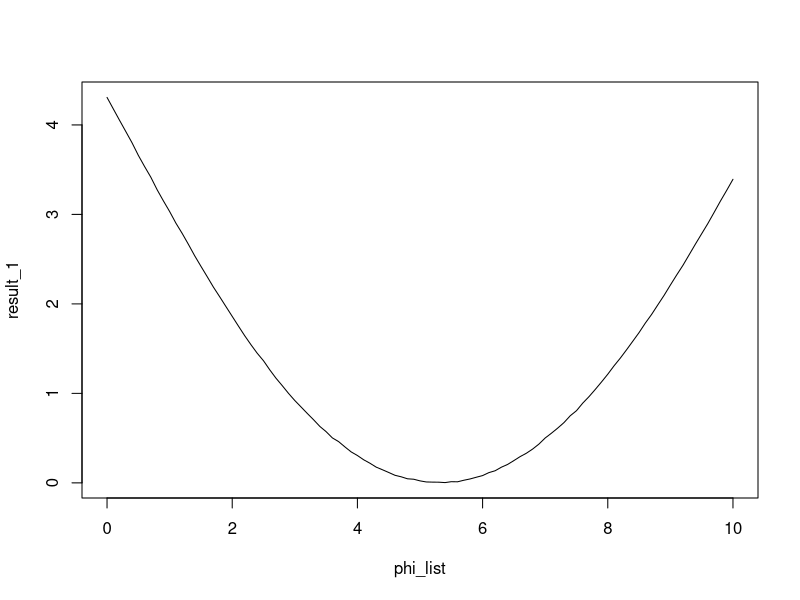
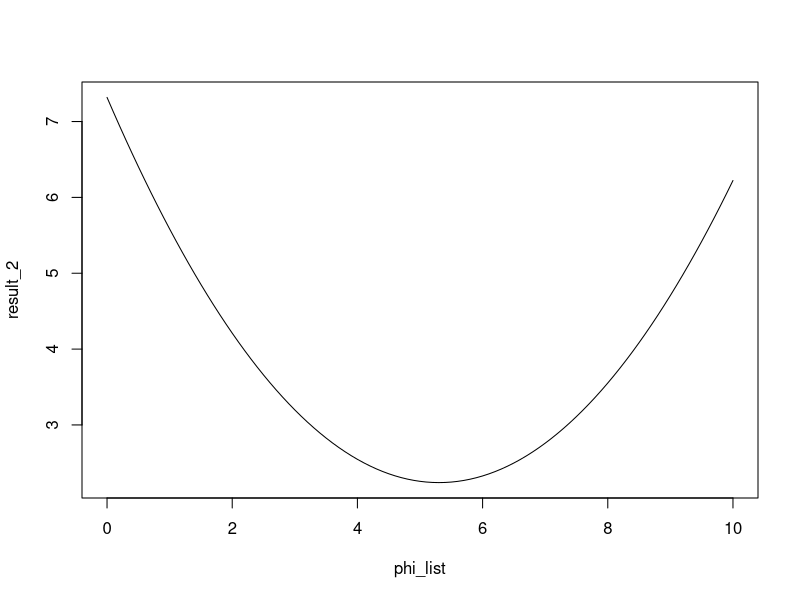
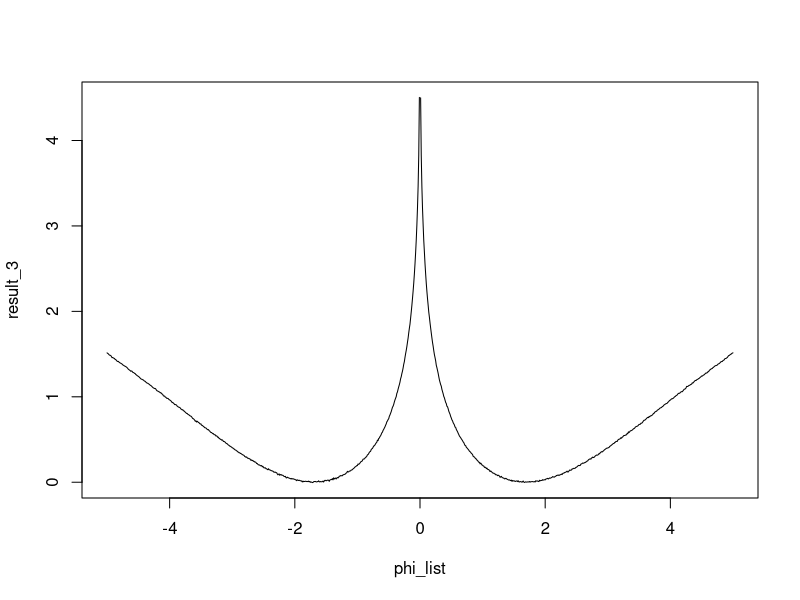

These figures' R source, in order:
## ---- chunk 1
knitr::opts_chunk$set(echo = TRUE)
## ---- chunk 2
library(FNN)

set.seed(1000)
X<- rexp(10000, rate=0.2)
Y<- rexp(10000, rate=0.4)

KL.divergence(X, Y, k=10)
mean(KL.divergence(X, Y, k=10))
#theoretical divergence = log(0.2/0.4)+(0.4-0.2)-1 = 1-log(2) = 0.307
## ---- chunk 3
set.seed(525)

library(tidyverse)

X <- 6
n <- 1e4
z <- rnorm(n)

t_fun <- function(z, phi){
  sqrt(36/13)*z + phi
}

gwt_KL <- function(z_trans_list, sec_list){
  mean(KL.divergence(z_trans_list, sec_list, k=10))
}

posterior_samples <- rnorm(n,
                           mean = (4/13)*X + (9/13)*5,
                           sd = sqrt(36/13) )

phi_list <- seq(from = 0, to = 10, by = 0.1)

result_1 <- map_dbl(phi_list, ~gwt_KL( t_fun(z, .x),
                                       sec_list = posterior_samples))
## ---- chunk 4
plot(x = phi_list, y = result_1, type = "l")
## ---- chunk 5
phi_list[which.min(result_1)]
## ---- chunk 6
set.seed(525)

X <- 6
n <- 1e5
z <- rnorm(n)
## ---- chunk 7
likelihood_prior <- function(y){
  1/(sqrt(2*pi)*3)*exp(-1/(2*9)*(y-X)^2)*
    1/(sqrt(2*pi)*2)*exp(-1/(2*4)*(y-5)^2)
}
## ---- chunk 8
get_Exp_likelihood_prior <- function(phi_in){

  mean(log( sqrt(13/36) * dnorm(z) ) -
       log( likelihood_prior(t_fun(z, phi = phi_in) ) )
       )
}
## ---- chunk 9
result_2 <- map_dbl(phi_list, ~get_Exp_likelihood_prior(.x))
## ---- chunk 10
plot(x = phi_list, y = result_2, type = "l")
## ---- chunk 11
phi_list[which.min(result_2)]
## ---- chunk 12
t3_fun <- function(z, phi){
  phi*z + 5.307692
}
## ---- chunk 13
set.seed(525)

library(tidyverse)

X <- 6
n <- 1e4
z <- rnorm(n)

t3_fun <- function(z, phi){
  phi*z + 5.307692
}

gwt_KL <- function(z_trans_list, sec_list){
  mean(KL.divergence(z_trans_list, sec_list, k=10))
}

posterior_samples <- rnorm(n,
                           mean = (4/13)*X + (9/13)*5,
                           sd = sqrt(36/13) )

phi_list <- seq(from = -5, to = 5, by = 0.01)

result_3 <- map_dbl(phi_list, ~gwt_KL( t3_fun(z, .x),
                                       sec_list = posterior_samples))
## ---- chunk 14
plot(x = phi_list, y = result_3, type = "l")
## ---- chunk 15
0.13864*0.02074 - 0.05354*0.05354
